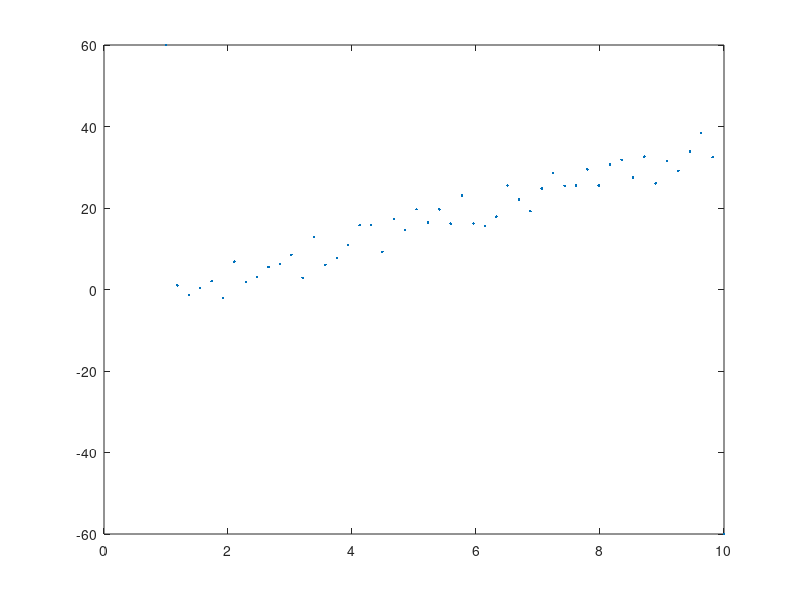

This chart was generated by the following MATLAB code: (Note: this script raises an error after producing the figure.)
clear all
clc
close all

% Make noising data
m = 4;
b = -10;
n = 50;
v = 10;

Rand = v*rand(1,n)';
x = linspace(1,10,n)';
y = m*x + b + Rand;

% Add outliers to the data
y2=y;
y2(1)=60;
y2(50)=-60;

% Plot Data with outliers
plot(x,y2,'.')

A = [x ones(n,1)];
u1 = A\y; % Least-Squares Sol without outliers
u2 = A\y2; % Least-Squares Sol with outliers

% l_inf with outliers
cvx_begin
    variables r(2);
    minimize( norm(A*r-y2,inf));
cvx_end

% l_1 with outliers
cvx_begin
    variables s(2);
    minimize( norm(A*s-y2,1));
cvx_end

% Plot the lines defined by the solutions
M1 = u1(1);
M2 = u2(1);
M3 = r(1);
M4 = s(1);
B1 = u1(2);
B2 = u2(2);
B3 = r(2);
B4 = s(2);

hold on
plot(x,M1.*x+B1,'c')
plot(x,M2.*x+B2,'r--')
plot(x,M3.*x+B3,'g')
plot(x,M4.*x+B4,'k--')
xlabel('X')
ylabel('Y')
title('Y = m*X + b')

set(gca,'FontSize',14)
set(get(gca,'XLabel'),'FontSize',14)
set(get(gca,'YLabel'),'FontSize',14)
set(get(gca,'Title'),'FontSize',14)
set(get(gca,'Children'),'LineWidth',2)
set(get(gca,'Children'),'MarkerSize',18)
legend('Data','Least-Squares (LS)','LS w/ Outliers','l_\infty','l_1','Location','Best')

